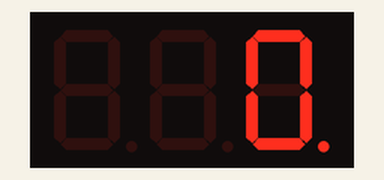
Recording of a sketch running on a simulated Arduino Uno, built with avr-gcc and run on an emulated ATmega328P. Parts: 3-digit seven-segment display. What the sketch prints to the serial monitor is not drawn.

Above: at 0.1 s.
At 4.6 s:
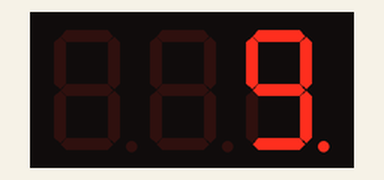
At 9.6 s:
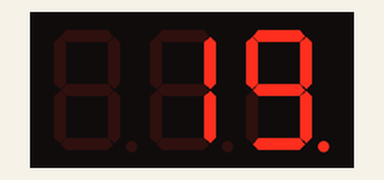
At 19.6 s:
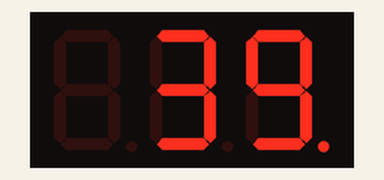
At 29.1 s:
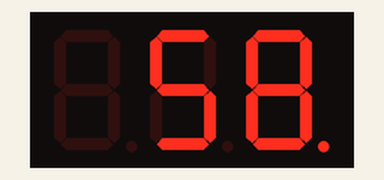
At 39.1 s:
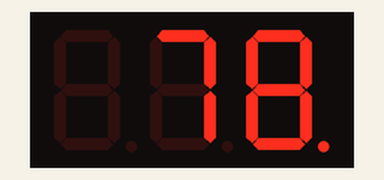

Measured:
- what the display in image 1 shows lasts 0.5 s, from 4.5 s to 5.0 s

The sketch:

Sketch-5.ino
```cpp
#include <SevSeg.h>
#include <elapsedMillis.h>

SevSeg sevseg;
elapsedMillis timeElapsed;
unsigned int interval = 500;
byte theNum = 0;

void setup()
{
  Serial.begin(9600);
  byte numDigits = 3;
  byte digitPins[] = {12,13};
  byte segmentPins[] = {4, 5, 6, 7, 8, 9, 10};
  sevseg.begin(N_TRANSISTORS, numDigits, digitPins, segmentPins);
  sevseg.setBrightness(100);
  Serial.println("Setup complete");
 }

 void loop()
 {
  sevseg.setNumber(theNum, 0);
  sevseg.refreshDisplay();
  if (timeElapsed > interval)
  {
    theNum++;
    if (theNum == 100)
    theNum = 0;
    timeElapsed = 0;
  }
 }
```
